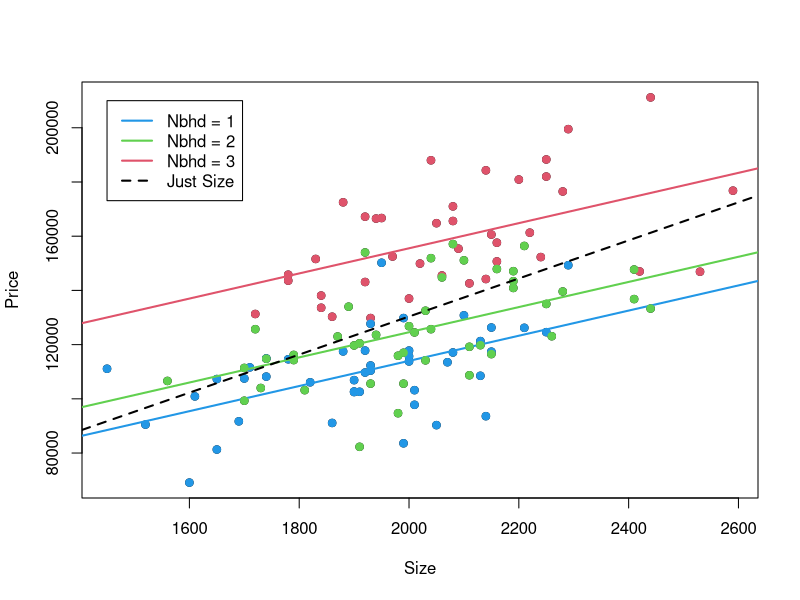

Generate this figure with R:

HouseData = read.table("MidCity.txt",header=T)
attach(HouseData)
dn1 = (Nbhd==1)
dn2 = (Nbhd==2)
dn3 = (Nbhd==3)
#Price = Price/1000
#SqFt = SqFt/1000
MidCity = lm(Price~dn1+dn2+SqFt)



plot(SqFt,Price,xlab="Size")
abline(coef=MidCity$coef[c(1,4)],col=2,lwd=2)
points(SqFt[dn3==1],Price[dn3==1],col=2,pch=19)
abline(coef=c(MidCity$coef[1]+MidCity$coef[2],MidCity$coef[4]),col=4,lwd=2)
points(SqFt[dn1==1],Price[dn1==1],col=4,pch=19)
abline(coef=c(MidCity$coef[1]+MidCity$coef[3],MidCity$coef[4]),col=3,lwd=2)
points(SqFt[dn2==1],Price[dn2==1],col=3,pch=19)
legend(1450,210000,c("Nbhd = 1","Nbhd = 2","Nbhd = 3","Just Size"),lty=c(1,1,1,2),lwd=c(2,2,2,2),col=c(4,3,2,1))
abline(lsfit(SqFt,Price),col=1,lwd=2,lty=2)

